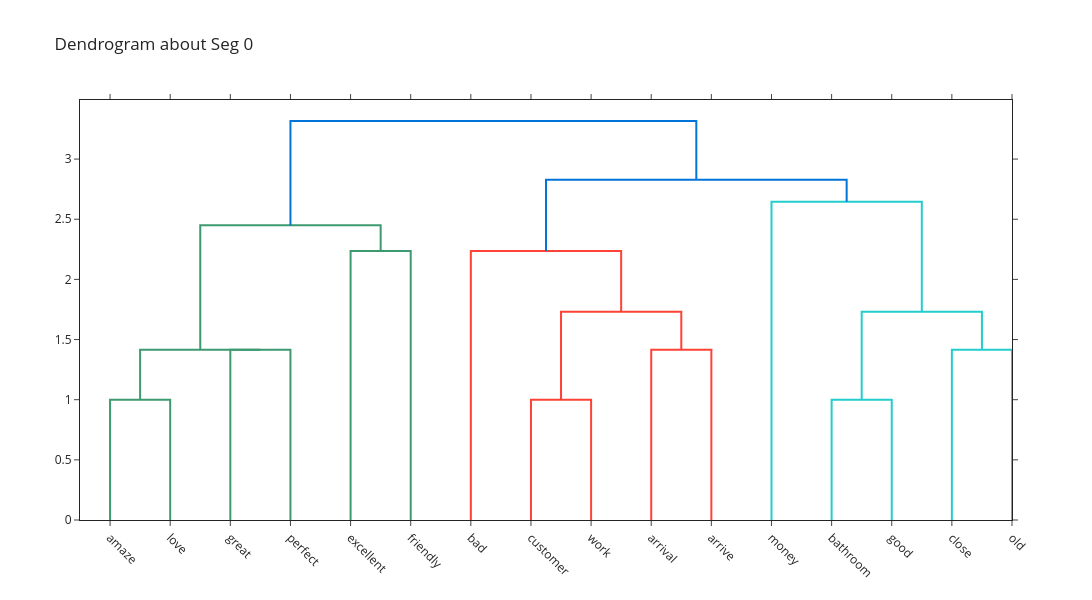

Write notebook code for a chart like this one.
### Code cell
selector.visualize_topic_seg(0, k = 3, cut = 0.9).update_layout(width=1200, height=600, xaxis_tickangle = 45)

### Figure 1 — Plotly figure (JSON) as saved in the notebook; plotly's stock layout.template omitted (floating-point values rounded to 4 significant figures)
{"data": [{"hoverinfo": "text", "marker": {"color": "rgb(61,153,112)"}, "mode": "lines", "type": "scatter", "x": [5.0, 5.0, 15.0, 15.0], "xaxis": "x", "y": [0.0, 1.0, 1.0, 0.0], "yaxis": "y"}, {"hoverinfo": "text", "marker": {"color": "rgb(61,153,112)"}, "mode": "lines", "type": "scatter", "x": [25.0, 25.0, 35.0, 35.0], "xaxis": "x", "y": [0.0, 1.414, 1.414, 0.0], "yaxis": "y"}, {"hoverinfo": "text", "marker": {"color": "rgb(61,153,112)"}, "mode": "lines", "type": "scatter", "x": [10.0, 10.0, 30.0, 30.0], "xaxis": "x", "y": [1.0, 1.414, 1.414, 1.414], "yaxis": "y"}, {"hoverinfo": "text", "marker": {"color": "rgb(61,153,112)"}, "mode": "lines", "type": "scatter", "x": [45.0, 45.0, 55.0, 55.0], "xaxis": "x", "y": [0.0, 2.236, 2.236, 0.0], "yaxis": "y"}, {"hoverinfo": "text", "marker": {"color": "rgb(61,153,112)"}, "mode": "lines", "type": "scatter", "x": [20.0, 20.0, 50.0, 50.0], "xaxis": "x", "y": [1.414, 2.449, 2.449, 2.236], "yaxis": "y"}, {"hoverinfo": "text", "marker": {"color": "rgb(255,65,54)"}, "mode": "lines", "type": "scatter", "x": [75.0, 75.0, 85.0, 85.0], "xaxis": "x", "y": [0.0, 1.0, 1.0, 0.0], "yaxis": "y"}, {"hoverinfo": "text", "marker": {"color": "rgb(255,65,54)"}, "mode": "lines", "type": "scatter", "x": [95.0, 95.0, 105.0, 105.0], "xaxis": "x", "y": [0.0, 1.414, 1.414, 0.0], "yaxis": "y"}, {"hoverinfo": "text", "marker": {"color": "rgb(255,65,54)"}, "mode": "lines", "type": "scatter", "x": [80.0, 80.0, 100.0, 100.0], "xaxis": "x", "y": [1.0, 1.732, 1.732, 1.414], "yaxis": "y"}, {"hoverinfo": "text", "marker": {"color": "rgb(255,65,54)"}, "mode": "lines", "type": "scatter", "x": [65.0, 65.0, 90.0, 90.0], "xaxis": "x", "y": [0.0, 2.236, 2.236, 1.732], "yaxis": "y"}, {"hoverinfo": "text", "marker": {"color": "rgb(35,205,205)"}, "mode": "lines", "type": "scatter", "x": [125.0, 125.0, 135.0, 135.0], "xaxis": "x", "y": [0.0, 1.0, 1.0, 0.0], "yaxis": "y"}, {"hoverinfo": "text", "marker": {"color": "rgb(35,205,205)"}, "mode": "lines", "type": "scatter", "x": [145.0, 145.0, 155.0, 155.0], "xaxis": "x", "y": [0.0, 1.414, 1.414, 0.0], "yaxis": "y"}, {"hoverinfo": "text", "marker": {"color": "rgb(35,205,205)"}, "mode": "lines", "type": "scatter", "x": [130.0, 130.0, 150.0, 150.0], "xaxis": "x", "y": [1.0, 1.732, 1.732, 1.414], "yaxis": "y"}, {"hoverinfo": "text", "marker": {"color": "rgb(35,205,205)"}, "mode": "lines", "type": "scatter", "x": [115.0, 115.0, 140.0, 140.0], "xaxis": "x", "y": [0.0, 2.646, 2.646, 1.732], "yaxis": "y"}, {"hoverinfo": "text", "marker": {"color": "rgb(0,116,217)"}, "mode": "lines", "type": "scatter", "x": [77.5, 77.5, 127.5, 127.5], "xaxis": "x", "y": [2.236, 2.828, 2.828, 2.646], "yaxis": "y"}, {"hoverinfo": "text", "marker": {"color": "rgb(0,116,217)"}, "mode": "lines", "type": "scatter", "x": [35.0, 35.0, 102.5, 102.5], "xaxis": "x", "y": [2.449, 3.317, 3.317, 2.828], "yaxis": "y"}], "layout": {"autosize": false, "height": 600, "hovermode": "closest", "showlegend": false, "title": {"text": "Dendrogram about Seg 0"}, "width": 1200, "xaxis": {"mirror": "allticks", "rangemode": "tozero", "showgrid": false, "showline": true, "showticklabels": true, "tickangle": 45, "tickmode": "array", "ticks": "outside", "ticktext": ["amaze", "love", "great", "perfect", "excellent", "friendly", "bad", "customer", "work", "arrival", "arrive", "money", "bathroom", "good", "close", "old"], "tickvals": [5, 15, 25, 35, 45, 55, 65, 75, 85, 95, 105, 115, 125, 135, 145, 155], "type": "linear", "zeroline": false}, "yaxis": {"mirror": "allticks", "rangemode": "tozero", "showgrid": false, "showline": true, "showticklabels": true, "ticks": "outside", "type": "linear", "zeroline": false}}}
